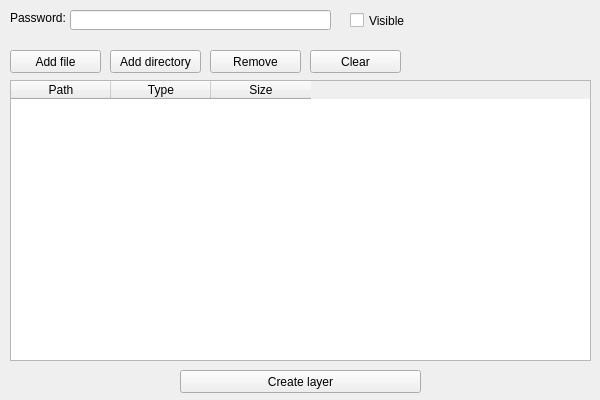
<?xml version="1.0" encoding="UTF-8"?>
<ui version="4.0">
 <class>ArchiveWindow</class>
 <widget class="QWidget" name="ArchiveWindow">
  <property name="geometry">
   <rect>
    <x>0</x>
    <y>0</y>
    <width>600</width>
    <height>400</height>
   </rect>
  </property>
  <property name="sizePolicy">
   <sizepolicy hsizetype="Fixed" vsizetype="Fixed">
    <horstretch>0</horstretch>
    <verstretch>0</verstretch>
   </sizepolicy>
  </property>
  <property name="minimumSize">
   <size>
    <width>600</width>
    <height>400</height>
   </size>
  </property>
  <property name="maximumSize">
   <size>
    <width>600</width>
    <height>400</height>
   </size>
  </property>
  <property name="windowTitle">
   <string>FractalCrypt</string>
  </property>
  <property name="windowIcon">
   <iconset resource="../resources.qrc">
    <normaloff>:/img/logo.png</normaloff>:/img/logo.png</iconset>
  </property>
  <widget class="QTableWidget" name="tableWidget">
   <property name="geometry">
    <rect>
     <x>10</x>
     <y>80</y>
     <width>581</width>
     <height>281</height>
    </rect>
   </property>
   <property name="editTriggers">
    <set>QAbstractItemView::NoEditTriggers</set>
   </property>
   <property name="selectionBehavior">
    <enum>QAbstractItemView::SelectRows</enum>
   </property>
   <column>
    <property name="text">
     <string>Path</string>
    </property>
   </column>
   <column>
    <property name="text">
     <string>Type</string>
    </property>
   </column>
   <column>
    <property name="text">
     <string>Size</string>
    </property>
   </column>
  </widget>
  <widget class="QPushButton" name="addFileButton">
   <property name="geometry">
    <rect>
     <x>10</x>
     <y>50</y>
     <width>91</width>
     <height>23</height>
    </rect>
   </property>
   <property name="text">
    <string>Add file</string>
   </property>
  </widget>
  <widget class="QPushButton" name="addDirectoryButton">
   <property name="geometry">
    <rect>
     <x>110</x>
     <y>50</y>
     <width>91</width>
     <height>23</height>
    </rect>
   </property>
   <property name="text">
    <string>Add directory</string>
   </property>
  </widget>
  <widget class="QPushButton" name="removeButton">
   <property name="geometry">
    <rect>
     <x>210</x>
     <y>50</y>
     <width>91</width>
     <height>23</height>
    </rect>
   </property>
   <property name="text">
    <string>Remove</string>
   </property>
  </widget>
  <widget class="QPushButton" name="createLayerButton">
   <property name="geometry">
    <rect>
     <x>180</x>
     <y>370</y>
     <width>241</width>
     <height>23</height>
    </rect>
   </property>
   <property name="text">
    <string>Create layer</string>
   </property>
  </widget>
  <widget class="QLineEdit" name="passwordLineEdit">
   <property name="geometry">
    <rect>
     <x>70</x>
     <y>10</y>
     <width>261</width>
     <height>20</height>
    </rect>
   </property>
   <property name="echoMode">
    <enum>QLineEdit::Password</enum>
   </property>
  </widget>
  <widget class="QLabel" name="passwordLabel">
   <property name="geometry">
    <rect>
     <x>10</x>
     <y>10</y>
     <width>61</width>
     <height>16</height>
    </rect>
   </property>
   <property name="text">
    <string>Password:</string>
   </property>
  </widget>
  <widget class="QCheckBox" name="visibleCheckBox">
   <property name="geometry">
    <rect>
     <x>350</x>
     <y>10</y>
     <width>71</width>
     <height>21</height>
    </rect>
   </property>
   <property name="text">
    <string>Visible</string>
   </property>
   <property name="checked">
    <bool>false</bool>
   </property>
  </widget>
  <widget class="QPushButton" name="clearButton">
   <property name="geometry">
    <rect>
     <x>310</x>
     <y>50</y>
     <width>91</width>
     <height>23</height>
    </rect>
   </property>
   <property name="text">
    <string>Clear</string>
   </property>
  </widget>
 </widget>
 <resources>
  <include location="../resources.qrc"/>
 </resources>
 <connections/>
</ui>
